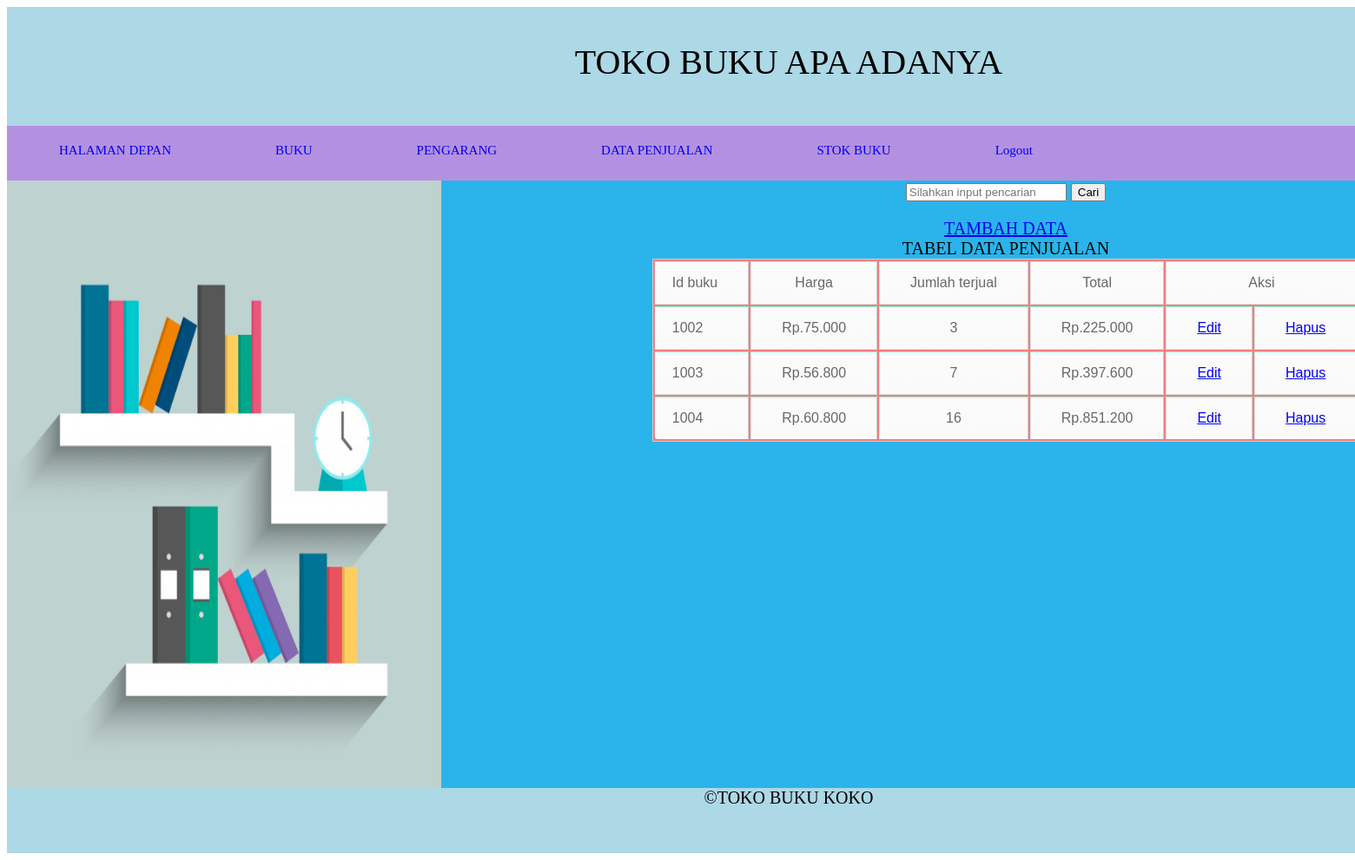
The page /penjualan.php (signed in) on the database its author committed.
### tables this page shows
CREATE TABLE `t_penjualan` (
  `id_buku` int(4) NOT NULL,
  `harga` varchar(100) NOT NULL,
  `jumlah_terjual` int(11) NOT NULL,
  `total_harga` varchar(100) NOT NULL
);

### penjualan.php (the view, shortened to what this page needs)
<?php
	if(!empty($_SESSION['username']))
	{
?>
<?php
include "koneksi.php";
$query = "select * from t_penjualan";
$hasil = mysqli_query($koneksi,$query);
?>
<html>
<link rel="stylesheet" href="https://cdnjs.cloudflare.com/ajax/libs/jqueryui/1.12.1/jquery-ui.css">
	<link href = "style.css" rel = "stylesheet" >
<div id = "mypages">
<div id = "mypages">
	<div id ="header" overflow: hidden;> <p style = "font-family:Comic Sans MS;"> TOKO BUKU APA ADANYA </p>
	<div id ="menu">
	<ul id ="listmenu">
	<li> <a href = "Home.php">HALAMAN DEPAN<a></li>
	<li> <a href = "transaksibuku.php">BUKU<a></li>
	<li> <a href = "pengarang.php">PENGARANG<a></li>
	<li> <a href = "penjualan.php">DATA PENJUALAN<a></li>
	<li> <a href = "stok.php">STOK BUKU<a></li>
	<li> <a href = "logout.php" onclick="return confirm('Apakah anda yakin ingin keluar ?')">Logout</a> </li>
	</div>
	</div>
	<div id ="side"> <img src ="gambar/buku.jpg" width = "500" height ="700" /> </div>
	<div id ="content">
	<form action="penjualan.php" method="post">
	<input type="text" id="cari" name="keyword"  autofocus=""placeholder="Silahkan input pencarian">
    <button type="submit" name="cari">Cari</button>
	</form>
    <a href="tambahpenjualan.php">TAMBAH DATA</a>
	<div id = "kontenatas"> TABEL DATA PENJUALAN<br>
	<table border="3" align="center">
					<tr>
						<td> Id buku </td>
						<td> Harga </td>
						<td> Jumlah terjual </td>
						<td> Total </td>
						<td colspan="2">Aksi</td>
					</tr>
					<?php foreach($hasil as $row) : ?>
						<tr>
							<td><?php echo $row['id_buku'];?></td>
							<td><?php echo $row['harga'];?></td>
							<td><?php echo $row['jumlah_terjual'];?></td>
							<td><?php echo $row['total_harga'];?></td>
							<td><a href="editpenjualan.php?idbuku=<?php echo $row['id_buku']; ?>&hrga=<?php echo $row['harga'];?> &jlhjual=<?php echo $row['jumlah_terjual'];?>  &ttal=<?php echo $row['total_harga'];?>" >Edit</a></td>
							<td><a href="proseshapuspenjualan.php?idbk=<?php echo $row['id_buku']; ?>" onclick="return confirm('Anda yakin mau menghapus item ini ?')">Hapus</a> </td>
						</tr>
					<?php endforeach;?>
	</table>
	</div>
	</div>
	<div id = "bottom"> 	©TOKO BUKU KOKO
</div>
</div>
</html>
					<?php } else {header("location:index.php");}?>

### style.css (style rules this page uses)
#mypages { width: 1800px; height: 975px; background: blue; font-size: 40px; text-align: center; margin: 0 auto; }
#header { width: 1800; height: 200; background: lightblue; color: black; font-size: 40px; text-align: center; overflow: hidden; }
#menu { width: 1800; height: 100; background: rgb(180, 145, 224); color: rgb(5, 4, 4); font-size: 15px; margin-top: 50; }
#listmenu { list-style:none; }
#listmenu li a { text-decoration: none; float: left; padding: 20px 20px; }
#side { width: 500; height: 700; background: gray; color: black; float: left; font-size: 20px; text-align: center; }
#content { width: 1300; height: 700; background: rgb(42, 180, 235); color: black; float: right; font-size: 20px; }
#bottom { width: 1800; height: 75px; background: lightblue; color: black; font-size: 20px; text-align: center; }
table { font-family: Arial, Helvetica, sans-serif; color: #666; text-shadow: 1px 1px 0px #fff; background: #F08080; border: #ccc 1px solid; }
table tr { text-align: center; padding-left: 20px; }
table td:first-child { text-align: left; padding-left: 20px; border-left: 0; }
table td { padding: 15px 35px; border-top: 1px solid #7FFFD4; border-bottom: 1px solid #e0e0e0; border-left: 1px solid #e0e0e0; background: #fafafa; background: -webkit-gradient(linear, left top, left bottom, from(#fbfbfb), to(#fafafa)); background: -moz-linear-gradient(top, #fbfbfb, #fafafa); }
table tr:last-child td { border-bottom: 0; }
table tr:last-child td:first-child { -moz-border-radius-bottomleft: 3px; -webkit-border-bottom-left-radius: 3px; border-bottom-left-radius: 3px; }
table tr:last-child td:last-child { -moz-border-radius-bottomright: 3px; -webkit-border-bottom-right-radius: 3px; border-bottom-right-radius: 3px; }

### rows shown on the page
t_penjualan: id_buku "1002", harga "Rp.75.000", jumlah_terjual "3", total_harga "Rp.225.000"
t_penjualan: id_buku "1003", harga "Rp.56.800", jumlah_terjual "7", total_harga "Rp.397.600"
t_penjualan: id_buku "1004", harga "Rp.60.800", jumlah_terjual "16", total_harga "Rp.851.200"
